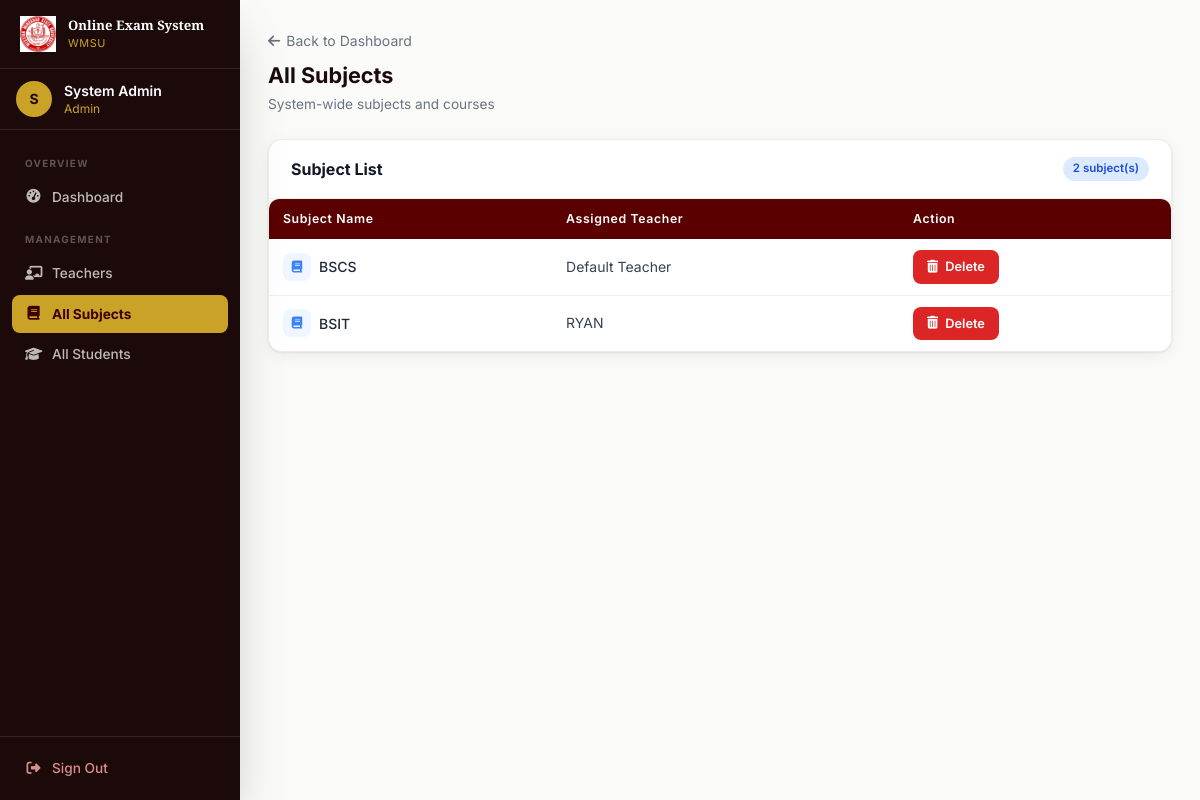
Screenshot of /admin/view_all_subjects (signed in) with the database file from the repository.
### tables this page shows
CREATE TABLE subjects (
        id INTEGER PRIMARY KEY AUTOINCREMENT,
        subject_name TEXT NOT NULL,
        teacher_id INTEGER NOT NULL,
        FOREIGN KEY (teacher_id) REFERENCES users (id)
    );

CREATE TABLE users (
        id INTEGER PRIMARY KEY AUTOINCREMENT,
        name TEXT NOT NULL,
        email TEXT UNIQUE NOT NULL,
        password TEXT NOT NULL,
        role TEXT NOT NULL,
        student_number INTEGER UNIQUE,
        is_verified INTEGER DEFAULT 0
    );

### app.py (the view)
@app.route('/admin/view_all_subjects')
@login_required
@admin_required
def view_all_subjects():
    conn = get_db()
    subjects = db_execute(conn,
        "SELECT s.*, u.name as teacher_name FROM subjects s JOIN users u ON s.teacher_id = u.id"
    ).fetchall()
    conn.close()
    return render_template('view_all_subjects.html', subjects=subjects)

### app.py (called while the page is built)
def get_db():
    if USE_POSTGRES:
        conn = psycopg2.connect(DATABASE_URL)
        conn.autocommit = False
        return conn
    else:
        conn = sqlite3.connect('examination.db')
        conn.row_factory = sqlite3.Row
        return conn

def db_cursor(conn):
    if USE_POSTGRES:
        return conn.cursor(cursor_factory=psycopg2.extras.RealDictCursor)
    return conn.cursor()

def db_execute(conn, sql, params=()):
    if USE_POSTGRES:
        sql = sql.replace('?', '%s')
    cur = db_cursor(conn)
    cur.execute(sql, params)
    return cur

def login_required(f):
    @wraps(f)
    def decorated(*args, **kwargs):
        if 'user_id' not in session:
            flash('Please sign in to continue.', 'danger')
            return redirect(url_for('login'))
        return f(*args, **kwargs)
    return decorated

def admin_required(f):
    @wraps(f)
    def decorated(*args, **kwargs):
        if session.get('role') != 'admin':
            flash('Admin access required.', 'danger')
            return redirect(url_for('dashboard'))
        return f(*args, **kwargs)
    return decorated

### templates/view_all_subjects.html (shortened to what this page needs)
{% extends "base.html" %}
{% block content %}
<div class="mb-6">
    <a href="{{ url_for('admin_dashboard') }}" class="text-sm text-gray-500 hover:text-maroon-700 transition-colors mb-2 inline-block"><i class="fas fa-arrow-left mr-1.5"></i>Back to Dashboard</a>
    <h1 class="page-title">All Subjects</h1>
    <p class="page-subtitle">System-wide subjects and courses</p>
</div>
<div class="card">
    <div class="card-header">
        <h2 class="font-bold text-gray-900 text-base">Subject List</h2>
        <span class="badge badge-blue">{{ subjects|length }} subject(s)</span>
    </div>
    {% if subjects %}
    <div class="table-wrap">
        <table class="data-table">
            <thead>
                <tr>
                    <th>Subject Name</th>
                    <th>Assigned Teacher</th>
                    <th>Action</th>
                </tr>
            </thead>
            <tbody>
                {% for subject in subjects %}
                <tr>
                    <td>
                        <div class="flex items-center gap-2">
                            <div class="w-7 h-7 rounded-lg bg-blue-50 flex items-center justify-center flex-shrink-0">
                                <i class="fas fa-book text-blue-500 text-xs"></i>
                            </div>
                            <span class="font-medium text-gray-800">{{ subject.subject_name }}</span>
                        </div>
                    </td>
                    <td class="text-gray-600 text-sm">{{ subject.teacher_name }}</td>
                    <td>
                        <a href="{{ url_for('delete_subject', subject_id=subject.id) }}"
                           onclick="return confirm('⚠️ Delete \"{{ subject.subject_name }}\"?\n\nThis will permanently remove all associated exams, questions, and student enrollments. This cannot be undone.')"
                           class="btn btn-danger btn-sm">
                            <i class="fas fa-trash-can"></i> Delete
                        </a>
                    </td>
                </tr>
                {% endfor %}
            </tbody>
        </table>
    </div>
    {% else %}
    <div class="card-body text-center py-12">
        <div class="w-14 h-14 bg-gray-100 rounded-full flex items-center justify-center mx-auto mb-3"><i class="fas fa-book text-gray-300 text-2xl"></i></div>
        <p class="text-gray-500 text-sm font-medium">No subjects created yet</p>
    </div>
    {% endif %}
</div>
{% endblock %}

### templates/base.html (style rules this page uses)
* { box-sizing:border-box }
html { scroll-behavior:smooth }
body { font-family:'Inter',system-ui,sans-serif }
.data-table { width:100%;border-collapse:collapse }
.data-table th { background:#5a0000;color:#fff;padding:11px 14px;text-align:left;font-size:.77rem;font-weight:600;letter-spacing:.05em;white-space:nowrap }
.data-table th:first-child { border-radius:8px 0 0 0 }
.data-table th:last-child { border-radius:0 8px 0 0 }
.data-table td { padding:11px 14px;font-size:.875rem;color:#374151;border-bottom:1px solid #f3f0ee;vertical-align:middle }
.data-table tbody tr { background:#fff;transition:background .15s }
.data-table tbody tr:last-child td { border-bottom:none }
.btn { display:inline-flex;align-items:center;gap:7px;padding:10px 20px;border:none;border-radius:8px;font-size:.875rem;font-weight:600;cursor:pointer;transition:all .2s;font-family:'Inter',sans-serif;text-decoration:none;white-space:nowrap }
.btn-danger { background:#dc2626;color:#fff;padding:8px 16px;font-size:.8rem }
.btn-sm { padding:7px 14px;font-size:.8rem }
.badge { display:inline-flex;align-items:center;gap:4px;padding:3px 10px;border-radius:20px;font-size:.72rem;font-weight:600 }
.badge-blue { background:#dbeafe;color:#1d4ed8 }
.card { background:#fff;border-radius:14px;box-shadow:0 1px 3px rgba(0,0,0,.08),0 4px 16px rgba(0,0,0,.06);border:1px solid #f0ebe8;overflow:hidden }
.card-header { padding:17px 22px;border-bottom:1px solid #f3f0ee;display:flex;align-items:center;justify-content:space-between;flex-wrap:wrap;gap:10px }
.page-title { font-size:1.35rem;font-weight:700;color:#1a0a0a;margin-bottom:3px }
.page-subtitle { font-size:.855rem;color:#6b7280 }
a { text-decoration:none }
.table-wrap { overflow-x:auto;border-radius:10px;box-shadow:0 1px 3px rgba(0,0,0,.08) }

### rows the page displays
subjects: subject_name "BSCS", teacher_name "Default Teacher"
subjects: subject_name "BSIT", teacher_name "RYAN"

### other values shown
{{ (session.name or 'U')[0]|upper }} "S"
{{ session.name }} "System Admin"
{{ session.role }} "Admin"
{{ subjects|length }} "2"
